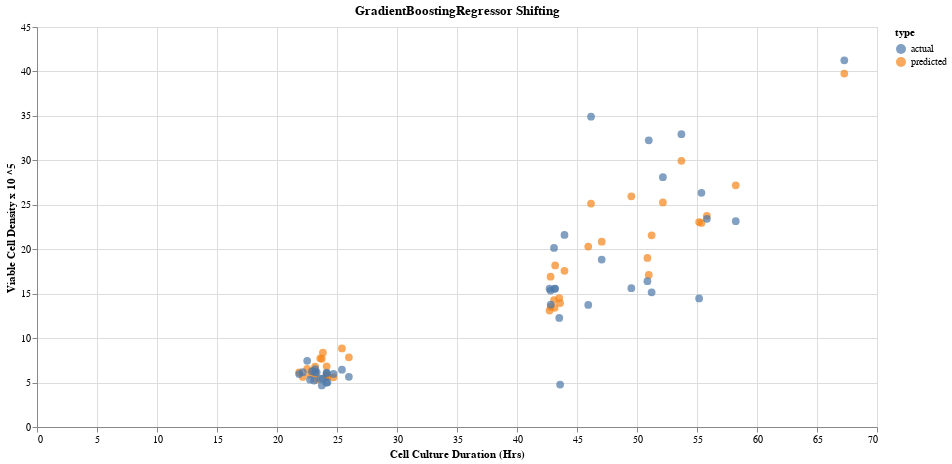

This figure's notebook cell:
### Code cell
chart3 = alt.Chart(to_plot_x).mark_circle(size=60,).encode(
    alt.X('duration', title='Cell Culture Duration (Hrs)'),
    alt.Y('VCD',title='Viable Cell Density x 10 ^5'),
    color = 'type',
    tooltip = ["type", 'VCD', 'duration', 'Process_lot']

).properties(
    width=840,
    height=400,
    title='GradientBoostingRegressor Shifting'
)
sav = (chart3 ).interactive()

sav

### Figure 1 — Vega-Lite specification as saved in the notebook (floating-point values rounded to 4 significant figures)
{"config": {"view": {"continuousWidth": 400, "continuousHeight": 300}}, "data": {"name": "data-31a13feaaa6429975a52f716e050ca1d"}, "mark": {"type": "circle", "size": 60}, "encoding": {"color": {"type": "nominal", "field": "type"}, "tooltip": [{"type": "nominal", "field": "type"}, {"type": "quantitative", "field": "VCD"}, {"type": "quantitative", "field": "duration"}, {"type": "nominal", "field": "Process_lot"}], "x": {"type": "quantitative", "field": "duration", "title": "Cell Culture Duration (Hrs)"}, "y": {"type": "quantitative", "field": "VCD", "title": "Viable Cell Density x 10 ^5"}}, "height": 400, "selection": {"selector005": {"type": "interval", "bind": "scales", "encodings": ["x", "y"]}}, "title": "GradientBoostingRegressor Shifting", "width": 840, "$schema": "https://vega.github.io/schema/vega-lite/v4.8.1.json", "datasets": {"data-31a13feaaa6429975a52f716e050ca1d": [{"type": "predicted", "VCD": 5.59, "duration": 24.71, "Process_lot": "8044300219.0"}, {"type": "predicted", "VCD": 23.05, "duration": 55.18, "Process_lot": "8044300219.0"}, {"type": "predicted", "VCD": 18.18, "duration": 43.18, "Process_lot": "8044300219.0"}, {"type": "predicted", "VCD": 25.14, "duration": 46.17, "Process_lot": "8044300226.0"}, {"type": "predicted", "VCD": 5.34, "duration": 23.31, "Process_lot": "8044300219.0"}, {"type": "predicted", "VCD": 22.95, "duration": 55.37, "Process_lot": "8044300219.0"}, {"type": "predicted", "VCD": 5.631, "duration": 22.15, "Process_lot": "8044300219.0"}, {"type": "predicted", "VCD": 13.52, "duration": 42.81, "Process_lot": "8044300219.0"}, {"type": "predicted", "VCD": 17.1, "duration": 50.98, "Process_lot": "8044300219.0"}, {"type": "predicted", "VCD": 20.3, "duration": 45.94, "Process_lot": "8044300219.0"}, {"type": "predicted", "VCD": 27.19, "duration": 58.23, "Process_lot": "8044300219.0"}, {"type": "predicted", "VCD": 5.736, "duration": 24.12, "Process_lot": "8044300219.0"}, {"type": "predicted", "VCD": 5.614, "duration": 24.21, "Process_lot": "8044300219.0"}, {"type": "predicted", "VCD": 25.95, "duration": 49.53, "Process_lot": "8044300219.0"}, {"type": "predicted", "VCD": 6.009, "duration": 23.19, "Process_lot": "8044300219.0"}, {"type": "predicted", "VCD": 29.95, "duration": 53.7, "Process_lot": "8044300219.0"}, {"type": "predicted", "VCD": 16.91, "duration": 42.8, "Process_lot": "8044300219.0"}, {"type": "predicted", "VCD": 7.667, "duration": 23.73, "Process_lot": "8044300219.0"}, {"type": "predicted", "VCD": 14.51, "duration": 43.52, "Process_lot": "8044300219.0"}, {"type": "predicted", "VCD": 23.76, "duration": 55.82, "Process_lot": "8044300219.0"}, {"type": "predicted", "VCD": 25.26, "duration": 52.16, "Process_lot": "8044300219.0"}, {"type": "predicted", "VCD": 13.1, "duration": 42.71, "Process_lot": "8044300219.0"}, {"type": "predicted", "VCD": 20.84, "duration": 47.06, "Process_lot": "8044300219.0"}, {"type": "predicted", "VCD": 6.249, "duration": 22.92, "Process_lot": "8044300219.0"}, {"type": "predicted", "VCD": 5.932, "duration": 24.14, "Process_lot": "8044300219.0"}, {"type": "predicted", "VCD": 13.41, "duration": 43.13, "Process_lot": "8044300219.0"}, {"type": "predicted", "VCD": 7.722, "duration": 23.61, "Process_lot": "8044300219.0"}, {"type": "predicted", "VCD": 39.77, "duration": 67.28, "Process_lot": "8044300226.0"}, {"type": "predicted", "VCD": 7.836, "duration": 25.99, "Process_lot": "8044300219.0"}, {"type": "predicted", "VCD": 21.57, "duration": 51.22, "Process_lot": "8044300219.0"}, {"type": "predicted", "VCD": 19.02, "duration": 50.87, "Process_lot": "8044300219.0"}, {"type": "predicted", "VCD": 6.827, "duration": 24.14, "Process_lot": "8044300219.0"}, {"type": "predicted", "VCD": 8.832, "duration": 25.41, "Process_lot": "8044300219.0"}, {"type": "predicted", "VCD": 5.896, "duration": 22.75, "Process_lot": "8044300219.0"}, {"type": "predicted", "VCD": 13.95, "duration": 43.59, "Process_lot": "8044300219.0"}, {"type": "predicted", "VCD": 17.57, "duration": 43.96, "Process_lot": "8044300219.0"}, {"type": "predicted", "VCD": 8.358, "duration": 23.82, "Process_lot": "8044300219.0"}, {"type": "predicted", "VCD": 6.142, "duration": 21.85, "Process_lot": "8044300219.0"}, {"type": "predicted", "VCD": 6.79, "duration": 23.18, "Process_lot": "8044300219.0"}, {"type": "predicted", "VCD": 14.28, "duration": 43.08, "Process_lot": "8044300219.0"}, {"type": "predicted", "VCD": 6.336, "duration": 23.09, "Process_lot": "8044300219.0"}, {"type": "predicted", "VCD": 6.533, "duration": 22.52, "Process_lot": "8044300219.0"}, {"type": "actual", "VCD": 5.97, "duration": 24.71, "Process_lot": "8044300219.0"}, {"type": "actual", "VCD": 14.46, "duration": 55.18, "Process_lot": "8044300219.0"}, {"type": "actual", "VCD": 15.58, "duration": 43.18, "Process_lot": "8044300219.0"}, {"type": "actual", "VCD": 34.91, "duration": 46.17, "Process_lot": "8044300226.0"}, {"type": "actual", "VCD": 6.15, "duration": 23.31, "Process_lot": "8044300219.0"}, {"type": "actual", "VCD": 26.34, "duration": 55.37, "Process_lot": "8044300219.0"}, {"type": "actual", "VCD": 6.16, "duration": 22.15, "Process_lot": "8044300219.0"}, {"type": "actual", "VCD": 13.77, "duration": 42.81, "Process_lot": "8044300219.0"}, {"type": "actual", "VCD": 32.25, "duration": 50.98, "Process_lot": "8044300219.0"}, {"type": "actual", "VCD": 13.73, "duration": 45.94, "Process_lot": "8044300219.0"}, {"type": "actual", "VCD": 23.15, "duration": 58.23, "Process_lot": "8044300219.0"}, {"type": "actual", "VCD": 4.97, "duration": 24.12, "Process_lot": "8044300219.0"}, {"type": "actual", "VCD": 5.04, "duration": 24.21, "Process_lot": "8044300219.0"}, {"type": "actual", "VCD": 15.61, "duration": 49.53, "Process_lot": "8044300219.0"}, {"type": "actual", "VCD": 6.5, "duration": 23.19, "Process_lot": "8044300219.0"}, {"type": "actual", "VCD": 32.94, "duration": 53.7, "Process_lot": "8044300219.0"}, {"type": "actual", "VCD": 15.35, "duration": 42.8, "Process_lot": "8044300219.0"}, {"type": "actual", "VCD": 4.67, "duration": 23.73, "Process_lot": "8044300219.0"}, {"type": "actual", "VCD": 12.27, "duration": 43.52, "Process_lot": "8044300219.0"}, {"type": "actual", "VCD": 23.42, "duration": 55.82, "Process_lot": "8044300219.0"}, {"type": "actual", "VCD": 28.1, "duration": 52.16, "Process_lot": "8044300219.0"}, {"type": "actual", "VCD": 15.56, "duration": 42.71, "Process_lot": "8044300219.0"}, {"type": "actual", "VCD": 18.83, "duration": 47.06, "Process_lot": "8044300219.0"}, {"type": "actual", "VCD": 6.27, "duration": 22.92, "Process_lot": "8044300219.0"}, {"type": "actual", "VCD": 6.04, "duration": 24.14, "Process_lot": "8044300219.0"}, {"type": "actual", "VCD": 15.54, "duration": 43.13, "Process_lot": "8044300219.0"}, {"type": "actual", "VCD": 5.44, "duration": 23.61, "Process_lot": "8044300219.0"}, {"type": "actual", "VCD": 41.25, "duration": 67.28, "Process_lot": "8044300226.0"}, {"type": "actual", "VCD": 5.65, "duration": 25.99, "Process_lot": "8044300219.0"}, {"type": "actual", "VCD": 15.15, "duration": 51.22, "Process_lot": "8044300219.0"}, {"type": "actual", "VCD": 16.4, "duration": 50.87, "Process_lot": "8044300219.0"}, {"type": "actual", "VCD": 6.13, "duration": 24.14, "Process_lot": "8044300219.0"}, {"type": "actual", "VCD": 6.45, "duration": 25.41, "Process_lot": "8044300219.0"}, {"type": "actual", "VCD": 5.32, "duration": 22.75, "Process_lot": "8044300219.0"}, {"type": "actual", "VCD": 4.77, "duration": 43.59, "Process_lot": "8044300219.0"}, {"type": "actual", "VCD": 21.61, "duration": 43.96, "Process_lot": "8044300219.0"}, {"type": "actual", "VCD": 5.44, "duration": 23.82, "Process_lot": "8044300219.0"}, {"type": "actual", "VCD": 5.96, "duration": 21.85, "Process_lot": "8044300219.0"}, {"type": "actual", "VCD": 6.16, "duration": 23.18, "Process_lot": "8044300219.0"}, {"type": "actual", "VCD": 20.15, "duration": 43.08, "Process_lot": "8044300219.0"}, {"type": "actual", "VCD": 5.22, "duration": 23.09, "Process_lot": "8044300219.0"}, {"type": "actual", "VCD": 7.45, "duration": 22.52, "Process_lot": "8044300219.0"}]}}
